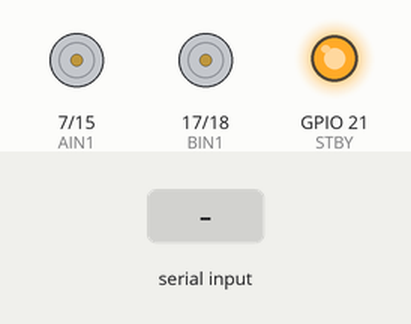
Recording of a sketch running on a simulated ESP32-S3. Parts: motor-driver pin pairs drawn as motors (green arrow = first pin HIGH = forward, orange = second pin HIGH = backward, longer = more drive, scaled by the enable pin, stopped while the standby pin is LOW), output pins drawn as LEDs (lit = HIGH). The inputs (shaded band) are chosen by the test bench.

Above: at 1.2 s.
1.3 s: "FWD:\n" received over Serial
2.8 s: "REV:\n" received over Serial
4.3 s: "LEFT\n" received over Serial
At 4.6 s:
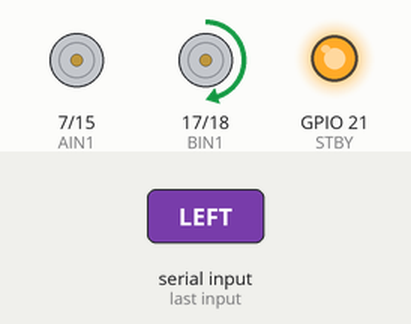
5.8 s: "RIGHT\n" received over Serial
At 7.0 s:
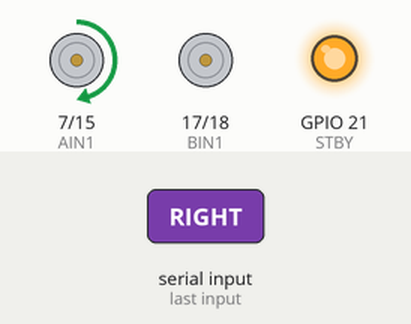
7.3 s: "FWD:90\n" received over Serial
At 8.1 s:
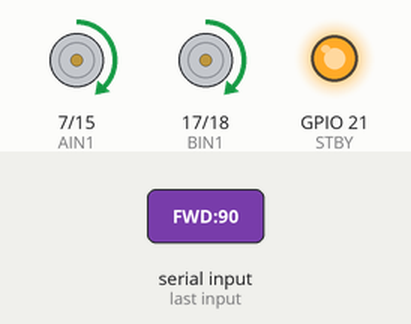
8.8 s: "REV:90\n" received over Serial
At 9.3 s:
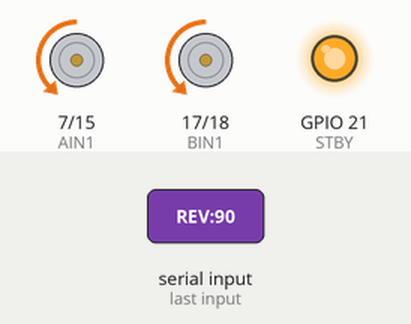
Timing chart, 0 to 11.3 s (numbered marks = the images above; inputs shaded):
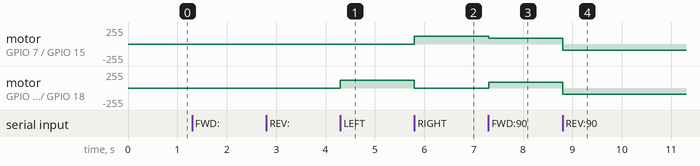

Measured:
- after the input at 4.3 s, motor on GPIO 17 (BIN1) / GPIO 18 (BIN2): stopped → forward 120/255 at once
- after the input at 5.8 s, motor on GPIO 7 (AIN1) / GPIO 15 (AIN2): stopped → forward 120/255 at once; motor on GPIO 17 (BIN1) / GPIO 18 (BIN2): forward 120/255 → stopped at once
- after the input at 7.3 s, motor on GPIO 7 (AIN1) / GPIO 15 (AIN2): forward 120/255 → forward 90/255 at once; motor on GPIO 17 (BIN1) / GPIO 18 (BIN2): stopped → forward 90/255 at once
- after the input at 8.8 s, motor on GPIO 7 (AIN1) / GPIO 15 (AIN2), motor on GPIO 17 (BIN1) / GPIO 18 (BIN2): forward 90/255 → backward 90/255 at once

The sketch:

esp32_code_v2.ino
```cpp
#define PWMA 6
#define PWMB 16

#define AIN1 7
#define AIN2 15
#define BIN1 17
#define BIN2 18

#define STBY 21

#define PWM_FREQ 1000
#define PWM_RES 8   // 0–255

void setup() {
  Serial.begin(115200);

  pinMode(AIN1, OUTPUT);
  pinMode(AIN2, OUTPUT);
  pinMode(BIN1, OUTPUT);
  pinMode(BIN2, OUTPUT);
  pinMode(STBY, OUTPUT);

  digitalWrite(STBY, HIGH); // enable TB6612

  // ESP32 core 3.x PWM
  ledcAttach(PWMA, PWM_FREQ, PWM_RES);
  ledcAttach(PWMB, PWM_FREQ, PWM_RES);

  stopMotors();
}

void loop() {
  if (Serial.available()) {
    String cmd = Serial.readStringUntil('\n');
    cmd.trim();

    if (cmd.startsWith("FWD:")) {
      int pwm = cmd.substring(4).toInt();
      forward(pwm);
    }
    else if (cmd.startsWith("REV:")) {
      int pwm = cmd.substring(4).toInt();
      reverse(pwm);
    }
    else if (cmd == "LEFT") {
      turnLeft();
    }
    else if (cmd == "RIGHT") {
      turnRight();
    }
    else if (cmd == "STOP") {
      stopMotors();
    }
  }
}

/* -------- Motor control -------- */

void forward(int pwm) {
  digitalWrite(AIN1, HIGH);
  digitalWrite(AIN2, LOW);
  digitalWrite(BIN1, HIGH);
  digitalWrite(BIN2, LOW);

  ledcWrite(PWMA, pwm);
  ledcWrite(PWMB, pwm);
}

void reverse(int pwm) {
  digitalWrite(AIN1, LOW);
  digitalWrite(AIN2, HIGH);
  digitalWrite(BIN1, LOW);
  digitalWrite(BIN2, HIGH);

  ledcWrite(PWMA, pwm);
  ledcWrite(PWMB, pwm);
}

void turnLeft() {
  // Left motors STOP, Right motors FORWARD
  ledcWrite(PWMA, 0);
  ledcWrite(PWMB, 120);

  digitalWrite(BIN1, HIGH);
  digitalWrite(BIN2, LOW);
}

void turnRight() {
  // Right motors STOP, Left motors FORWARD
  ledcWrite(PWMB, 0);
  ledcWrite(PWMA, 120);

  digitalWrite(AIN1, HIGH);
  digitalWrite(AIN2, LOW);
}

void stopMotors() {
  ledcWrite(PWMA, 0);
  ledcWrite(PWMB, 0);
}
```
